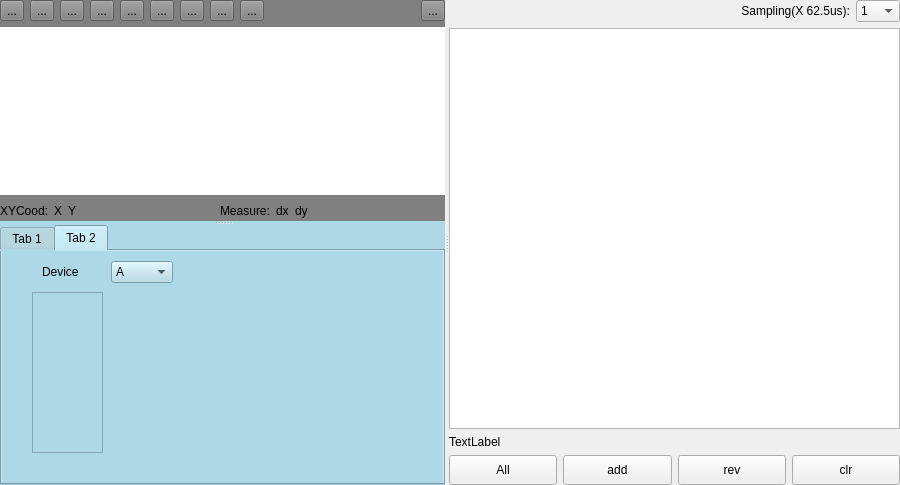
<?xml version="1.0" encoding="UTF-8"?>
<ui version="4.0">
 <class>PlotUnitGraph129</class>
 <widget class="QWidget" name="PlotUnitGraph129">
  <property name="geometry">
   <rect>
    <x>0</x>
    <y>0</y>
    <width>900</width>
    <height>485</height>
   </rect>
  </property>
  <property name="windowTitle">
   <string>Form</string>
  </property>
  <layout class="QVBoxLayout" name="verticalLayout_3">
   <property name="spacing">
    <number>0</number>
   </property>
   <property name="leftMargin">
    <number>0</number>
   </property>
   <property name="topMargin">
    <number>0</number>
   </property>
   <property name="rightMargin">
    <number>0</number>
   </property>
   <property name="bottomMargin">
    <number>0</number>
   </property>
   <item>
    <widget class="QSplitter" name="splitter_3">
     <property name="orientation">
      <enum>Qt::Horizontal</enum>
     </property>
     <widget class="QSplitter" name="splitter">
      <property name="orientation">
       <enum>Qt::Vertical</enum>
      </property>
      <widget class="QWidget" name="widget" native="true">
       <property name="styleSheet">
        <string notr="true">background-color:lightblue;</string>
       </property>
       <layout class="QVBoxLayout" name="verticalLayout">
        <item>
         <widget class="QSplitter" name="splitter_2">
          <property name="orientation">
           <enum>Qt::Vertical</enum>
          </property>
          <widget class="QWidget" name="widget_3" native="true">
           <property name="styleSheet">
            <string notr="true">background-color:gray;</string>
           </property>
           <layout class="QVBoxLayout" name="verticalLayout_2" stretch="0,1,0">
            <item>
             <layout class="QHBoxLayout" name="horizontalLayout_2">
              <item>
               <widget class="QToolButton" name="toolButton">
                <property name="text">
                 <string>...</string>
                </property>
               </widget>
              </item>
              <item>
               <widget class="QToolButton" name="toolButton_3">
                <property name="text">
                 <string>...</string>
                </property>
               </widget>
              </item>
              <item>
               <widget class="QToolButton" name="toolButton_6">
                <property name="text">
                 <string>...</string>
                </property>
               </widget>
              </item>
              <item>
               <widget class="QToolButton" name="toolButton_5">
                <property name="text">
                 <string>...</string>
                </property>
               </widget>
              </item>
              <item>
               <widget class="QToolButton" name="toolButton_4">
                <property name="text">
                 <string>...</string>
                </property>
               </widget>
              </item>
              <item>
               <widget class="QToolButton" name="toolButton_7">
                <property name="text">
                 <string>...</string>
                </property>
               </widget>
              </item>
              <item>
               <widget class="QToolButton" name="toolButton_9">
                <property name="text">
                 <string>...</string>
                </property>
               </widget>
              </item>
              <item>
               <widget class="QToolButton" name="toolButton_10">
                <property name="text">
                 <string>...</string>
                </property>
               </widget>
              </item>
              <item>
               <widget class="QToolButton" name="toolButton_8">
                <property name="text">
                 <string>...</string>
                </property>
               </widget>
              </item>
              <item>
               <spacer name="horizontalSpacer_3">
                <property name="orientation">
                 <enum>Qt::Horizontal</enum>
                </property>
                <property name="sizeHint" stdset="0">
                 <size>
                  <width>40</width>
                  <height>20</height>
                 </size>
                </property>
               </spacer>
              </item>
              <item>
               <widget class="QToolButton" name="toolButton_2">
                <property name="text">
                 <string>...</string>
                </property>
               </widget>
              </item>
             </layout>
            </item>
            <item>
             <widget class="QWidget" name="widget_5" native="true">
              <property name="minimumSize">
               <size>
                <width>0</width>
                <height>150</height>
               </size>
              </property>
              <property name="styleSheet">
               <string notr="true">background-color:white;</string>
              </property>
              <zorder>widget_4</zorder>
             </widget>
            </item>
            <item>
             <layout class="QHBoxLayout" name="horizontalLayout_3">
              <item>
               <widget class="QLabel" name="label_6">
                <property name="text">
                 <string>XYCood:</string>
                </property>
               </widget>
              </item>
              <item>
               <widget class="QLabel" name="label_3">
                <property name="text">
                 <string>X</string>
                </property>
               </widget>
              </item>
              <item>
               <widget class="QLabel" name="label_2">
                <property name="text">
                 <string>Y</string>
                </property>
               </widget>
              </item>
              <item>
               <spacer name="horizontalSpacer">
                <property name="orientation">
                 <enum>Qt::Horizontal</enum>
                </property>
                <property name="sizeHint" stdset="0">
                 <size>
                  <width>40</width>
                  <height>20</height>
                 </size>
                </property>
               </spacer>
              </item>
              <item>
               <widget class="QLabel" name="label">
                <property name="text">
                 <string>Measure:</string>
                </property>
               </widget>
              </item>
              <item>
               <widget class="QLabel" name="label_4">
                <property name="text">
                 <string>dx</string>
                </property>
               </widget>
              </item>
              <item>
               <widget class="QLabel" name="label_5">
                <property name="text">
                 <string>dy</string>
                </property>
               </widget>
              </item>
              <item>
               <spacer name="horizontalSpacer_2">
                <property name="orientation">
                 <enum>Qt::Horizontal</enum>
                </property>
                <property name="sizeHint" stdset="0">
                 <size>
                  <width>40</width>
                  <height>20</height>
                 </size>
                </property>
               </spacer>
              </item>
             </layout>
            </item>
           </layout>
          </widget>
          <widget class="QTabWidget" name="tabWidget">
           <property name="currentIndex">
            <number>1</number>
           </property>
           <widget class="QWidget" name="tab">
            <attribute name="title">
             <string>Tab 1</string>
            </attribute>
            <layout class="QHBoxLayout" name="horizontalLayout" stretch="0,1,0">
             <item>
              <layout class="QVBoxLayout" name="verticalLayout_6">
               <item>
                <layout class="QHBoxLayout" name="horizontalLayout_7">
                 <item>
                  <widget class="QLabel" name="label_8">
                   <property name="text">
                    <string>Device</string>
                   </property>
                  </widget>
                 </item>
                 <item>
                  <widget class="QComboBox" name="comboBox">
                   <property name="sizePolicy">
                    <sizepolicy hsizetype="Minimum" vsizetype="Fixed">
                     <horstretch>0</horstretch>
                     <verstretch>0</verstretch>
                    </sizepolicy>
                   </property>
                   <item>
                    <property name="text">
                     <string>A</string>
                    </property>
                   </item>
                   <item>
                    <property name="text">
                     <string>B</string>
                    </property>
                   </item>
                  </widget>
                 </item>
                </layout>
               </item>
               <item>
                <layout class="QVBoxLayout" name="verticalLayout_8">
                 <item>
                  <layout class="QHBoxLayout" name="horizontalLayout_13">
                   <item>
                    <widget class="QCheckBox" name="checkBox_7">
                     <property name="text">
                      <string>A1</string>
                     </property>
                    </widget>
                   </item>
                   <item>
                    <widget class="QComboBox" name="comboBox_4">
                     <item>
                      <property name="text">
                       <string>0 空闲</string>
                      </property>
                     </item>
                     <item>
                      <property name="text">
                       <string>1 ADC校正</string>
                      </property>
                     </item>
                     <item>
                      <property name="text">
                       <string>2 位置模式</string>
                      </property>
                     </item>
                     <item>
                      <property name="text">
                       <string>3 机械模型辩识</string>
                      </property>
                     </item>
                     <item>
                      <property name="text">
                       <string>9 周期同步速度跟踪</string>
                      </property>
                     </item>
                     <item>
                      <property name="text">
                       <string>新建项目</string>
                      </property>
                     </item>
                     <item>
                      <property name="text">
                       <string>新建项目</string>
                      </property>
                     </item>
                    </widget>
                   </item>
                  </layout>
                 </item>
                 <item>
                  <layout class="QHBoxLayout" name="horizontalLayout_8">
                   <item>
                    <widget class="QCheckBox" name="checkBox_2">
                     <property name="text">
                      <string>A2</string>
                     </property>
                    </widget>
                   </item>
                   <item>
                    <widget class="QComboBox" name="comboBox_7">
                     <item>
                      <property name="text">
                       <string>0 空闲</string>
                      </property>
                     </item>
                     <item>
                      <property name="text">
                       <string>1 ADC校正</string>
                      </property>
                     </item>
                     <item>
                      <property name="text">
                       <string>2 位置模式</string>
                      </property>
                     </item>
                     <item>
                      <property name="text">
                       <string>3 机械模型辩识</string>
                      </property>
                     </item>
                     <item>
                      <property name="text">
                       <string>9 周期同步速度跟踪</string>
                      </property>
                     </item>
                     <item>
                      <property name="text">
                       <string>新建项目</string>
                      </property>
                     </item>
                     <item>
                      <property name="text">
                       <string>新建项目</string>
                      </property>
                     </item>
                    </widget>
                   </item>
                  </layout>
                 </item>
                 <item>
                  <layout class="QHBoxLayout" name="horizontalLayout_10">
                   <item>
                    <widget class="QCheckBox" name="checkBox_4">
                     <property name="text">
                      <string>A3</string>
                     </property>
                    </widget>
                   </item>
                   <item>
                    <widget class="QComboBox" name="comboBox_9">
                     <item>
                      <property name="text">
                       <string>0 空闲</string>
                      </property>
                     </item>
                     <item>
                      <property name="text">
                       <string>1 ADC校正</string>
                      </property>
                     </item>
                     <item>
                      <property name="text">
                       <string>2 位置模式</string>
                      </property>
                     </item>
                     <item>
                      <property name="text">
                       <string>3 机械模型辩识</string>
                      </property>
                     </item>
                     <item>
                      <property name="text">
                       <string>9 周期同步速度跟踪</string>
                      </property>
                     </item>
                     <item>
                      <property name="text">
                       <string>新建项目</string>
                      </property>
                     </item>
                     <item>
                      <property name="text">
                       <string>新建项目</string>
                      </property>
                     </item>
                    </widget>
                   </item>
                  </layout>
                 </item>
                 <item>
                  <layout class="QHBoxLayout" name="horizontalLayout_11">
                   <item>
                    <widget class="QCheckBox" name="checkBox_5">
                     <property name="text">
                      <string>A4</string>
                     </property>
                    </widget>
                   </item>
                   <item>
                    <widget class="QComboBox" name="comboBox_10">
                     <item>
                      <property name="text">
                       <string>0 空闲</string>
                      </property>
                     </item>
                     <item>
                      <property name="text">
                       <string>1 ADC校正</string>
                      </property>
                     </item>
                     <item>
                      <property name="text">
                       <string>2 位置模式</string>
                      </property>
                     </item>
                     <item>
                      <property name="text">
                       <string>3 机械模型辩识</string>
                      </property>
                     </item>
                     <item>
                      <property name="text">
                       <string>9 周期同步速度跟踪</string>
                      </property>
                     </item>
                     <item>
                      <property name="text">
                       <string>新建项目</string>
                      </property>
                     </item>
                     <item>
                      <property name="text">
                       <string>新建项目</string>
                      </property>
                     </item>
                    </widget>
                   </item>
                  </layout>
                 </item>
                 <item>
                  <layout class="QHBoxLayout" name="horizontalLayout_12">
                   <item>
                    <widget class="QCheckBox" name="checkBox_6">
                     <property name="text">
                      <string>A5</string>
                     </property>
                    </widget>
                   </item>
                   <item>
                    <widget class="QComboBox" name="comboBox_11">
                     <item>
                      <property name="text">
                       <string>0 空闲</string>
                      </property>
                     </item>
                     <item>
                      <property name="text">
                       <string>1 ADC校正</string>
                      </property>
                     </item>
                     <item>
                      <property name="text">
                       <string>2 位置模式</string>
                      </property>
                     </item>
                     <item>
                      <property name="text">
                       <string>3 机械模型辩识</string>
                      </property>
                     </item>
                     <item>
                      <property name="text">
                       <string>9 周期同步速度跟踪</string>
                      </property>
                     </item>
                     <item>
                      <property name="text">
                       <string>新建项目</string>
                      </property>
                     </item>
                     <item>
                      <property name="text">
                       <string>新建项目</string>
                      </property>
                     </item>
                    </widget>
                   </item>
                  </layout>
                 </item>
                 <item>
                  <layout class="QHBoxLayout" name="horizontalLayout_9">
                   <item>
                    <widget class="QCheckBox" name="checkBox_3">
                     <property name="text">
                      <string>A6</string>
                     </property>
                    </widget>
                   </item>
                   <item>
                    <widget class="QComboBox" name="comboBox_8">
                     <item>
                      <property name="text">
                       <string>0 空闲</string>
                      </property>
                     </item>
                     <item>
                      <property name="text">
                       <string>1 ADC校正</string>
                      </property>
                     </item>
                     <item>
                      <property name="text">
                       <string>2 位置模式</string>
                      </property>
                     </item>
                     <item>
                      <property name="text">
                       <string>3 机械模型辩识</string>
                      </property>
                     </item>
                     <item>
                      <property name="text">
                       <string>9 周期同步速度跟踪</string>
                      </property>
                     </item>
                     <item>
                      <property name="text">
                       <string>新建项目</string>
                      </property>
                     </item>
                     <item>
                      <property name="text">
                       <string>新建项目</string>
                      </property>
                     </item>
                    </widget>
                   </item>
                  </layout>
                 </item>
                </layout>
               </item>
              </layout>
             </item>
             <item>
              <widget class="QStackedWidget" name="stackedWidget">
               <widget class="QWidget" name="page"/>
               <widget class="QWidget" name="page_2"/>
              </widget>
             </item>
             <item>
              <layout class="QVBoxLayout" name="verticalLayout_4">
               <item>
                <widget class="QLabel" name="label_7">
                 <property name="text">
                  <string>TextLabel</string>
                 </property>
                </widget>
               </item>
               <item>
                <widget class="QToolButton" name="toolButton_11">
                 <property name="sizePolicy">
                  <sizepolicy hsizetype="Preferred" vsizetype="Preferred">
                   <horstretch>0</horstretch>
                   <verstretch>0</verstretch>
                  </sizepolicy>
                 </property>
                 <property name="minimumSize">
                  <size>
                   <width>100</width>
                   <height>100</height>
                  </size>
                 </property>
                 <property name="text">
                  <string>Servo</string>
                 </property>
                </widget>
               </item>
              </layout>
             </item>
            </layout>
           </widget>
           <widget class="QWidget" name="tab_2">
            <attribute name="title">
             <string>Tab 2</string>
            </attribute>
            <widget class="QListWidget" name="listWidget">
             <property name="geometry">
              <rect>
               <x>30</x>
               <y>41</y>
               <width>71</width>
               <height>161</height>
              </rect>
             </property>
            </widget>
            <widget class="QWidget" name="">
             <property name="geometry">
              <rect>
               <x>40</x>
               <y>10</y>
               <width>131</width>
               <height>22</height>
              </rect>
             </property>
             <layout class="QHBoxLayout" name="horizontalLayout_4">
              <item>
               <widget class="QLabel" name="label_9">
                <property name="text">
                 <string>Device</string>
                </property>
               </widget>
              </item>
              <item>
               <widget class="QComboBox" name="comboBox_3">
                <item>
                 <property name="text">
                  <string>A</string>
                 </property>
                </item>
                <item>
                 <property name="text">
                  <string>B</string>
                 </property>
                </item>
               </widget>
              </item>
             </layout>
            </widget>
           </widget>
          </widget>
         </widget>
        </item>
       </layout>
      </widget>
     </widget>
     <widget class="QWidget" name="widget_2" native="true">
      <layout class="QVBoxLayout" name="verticalLayout_5">
       <item>
        <layout class="QHBoxLayout" name="horizontalLayout_6" stretch="1,0">
         <item>
          <widget class="QLabel" name="label_11">
           <property name="text">
            <string>Sampling(X 62.5us):</string>
           </property>
           <property name="alignment">
            <set>Qt::AlignRight|Qt::AlignTrailing|Qt::AlignVCenter</set>
           </property>
          </widget>
         </item>
         <item>
          <widget class="QComboBox" name="comboBox_2">
           <property name="sizePolicy">
            <sizepolicy hsizetype="Minimum" vsizetype="Fixed">
             <horstretch>0</horstretch>
             <verstretch>0</verstretch>
            </sizepolicy>
           </property>
           <item>
            <property name="text">
             <string>1</string>
            </property>
           </item>
           <item>
            <property name="text">
             <string>2</string>
            </property>
           </item>
           <item>
            <property name="text">
             <string>3</string>
            </property>
           </item>
           <item>
            <property name="text">
             <string>4</string>
            </property>
           </item>
           <item>
            <property name="text">
             <string>5</string>
            </property>
           </item>
           <item>
            <property name="text">
             <string>6</string>
            </property>
           </item>
           <item>
            <property name="text">
             <string>7</string>
            </property>
           </item>
           <item>
            <property name="text">
             <string>8</string>
            </property>
           </item>
           <item>
            <property name="text">
             <string>9</string>
            </property>
           </item>
           <item>
            <property name="text">
             <string>10</string>
            </property>
           </item>
          </widget>
         </item>
        </layout>
       </item>
       <item>
        <widget class="QTableWidget" name="tableWidget"/>
       </item>
       <item>
        <widget class="QLabel" name="label_10">
         <property name="text">
          <string>TextLabel</string>
         </property>
        </widget>
       </item>
       <item>
        <layout class="QHBoxLayout" name="horizontalLayout_5">
         <item>
          <widget class="QPushButton" name="pushButton_6">
           <property name="minimumSize">
            <size>
             <width>30</width>
             <height>30</height>
            </size>
           </property>
           <property name="text">
            <string>All</string>
           </property>
          </widget>
         </item>
         <item>
          <widget class="QPushButton" name="pushButton_7">
           <property name="minimumSize">
            <size>
             <width>30</width>
             <height>30</height>
            </size>
           </property>
           <property name="text">
            <string>add</string>
           </property>
          </widget>
         </item>
         <item>
          <widget class="QPushButton" name="pushButton_8">
           <property name="minimumSize">
            <size>
             <width>30</width>
             <height>30</height>
            </size>
           </property>
           <property name="text">
            <string>rev</string>
           </property>
          </widget>
         </item>
         <item>
          <widget class="QPushButton" name="pushButton_9">
           <property name="minimumSize">
            <size>
             <width>30</width>
             <height>30</height>
            </size>
           </property>
           <property name="text">
            <string>clr</string>
           </property>
          </widget>
         </item>
        </layout>
       </item>
      </layout>
     </widget>
    </widget>
   </item>
  </layout>
 </widget>
 <resources/>
 <connections/>
</ui>
